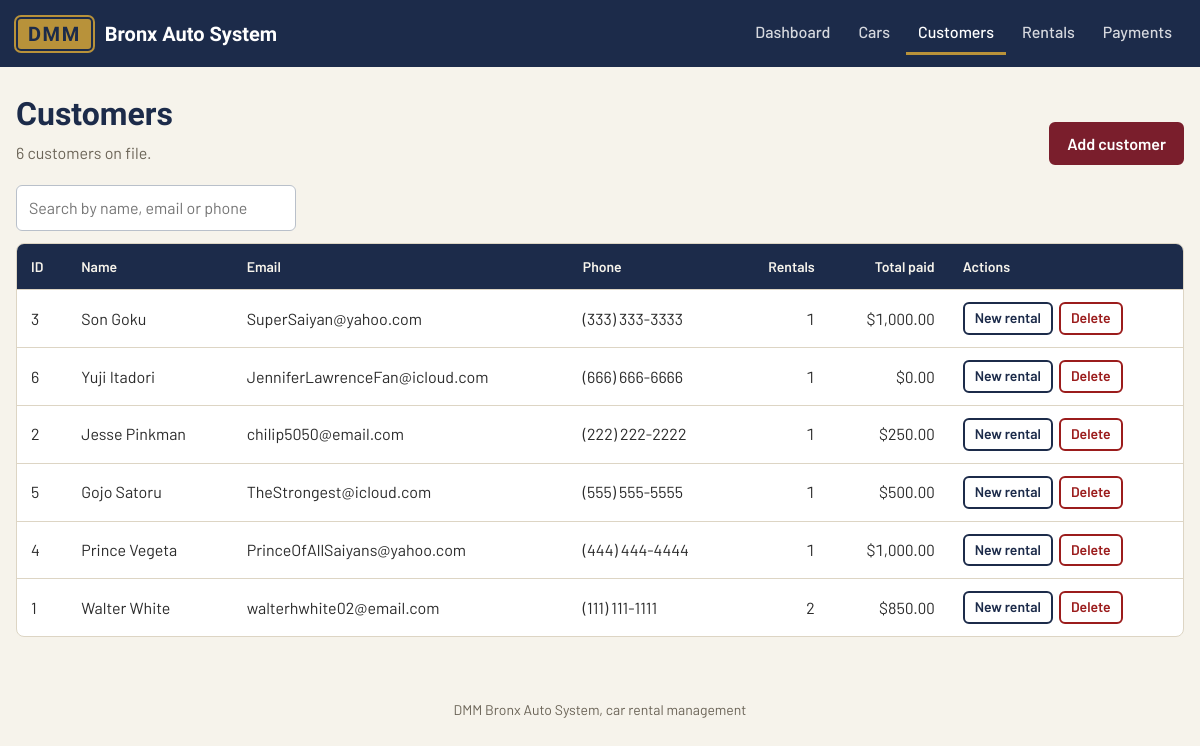
The app's page /view_customers.php with its own data.
### tables this page shows
CREATE TABLE customers (
    customer_id  INT           NOT NULL AUTO_INCREMENT,
    first_name   VARCHAR(50)   NOT NULL,
    last_name    VARCHAR(50)   NOT NULL,
    email        VARCHAR(100)  NOT NULL,
    phone        VARCHAR(15)   NOT NULL,
    PRIMARY KEY (customer_id),
    CONSTRAINT uq_customers_email UNIQUE (email)
);

### includes/functions.php (called while the page is built, shortened)
<?php
function e($value): string
{
    return htmlspecialchars((string) $value, ENT_QUOTES, "UTF-8");
}
function money($amount): string
{
    return "$" . number_format((float) $amount, 2);
}

### view_customers.php (the view, shortened to what this page needs)
<?php
require_once __DIR__ . "/includes/functions.php";
require_once __DIR__ . "/includes/db_connect.php";
$sql = "
    SELECT cu.customer_id, cu.first_name, cu.last_name, cu.email, cu.phone,
           COUNT(DISTINCT r.rental_id) AS rental_count,
           COALESCE(SUM(p.amount), 0)  AS total_paid
    FROM customers cu
    LEFT JOIN rentals r  ON r.customer_id = cu.customer_id
    LEFT JOIN payments p ON p.rental_id = r.rental_id
    GROUP BY cu.customer_id, cu.first_name, cu.last_name, cu.email, cu.phone
    ORDER BY cu.last_name, cu.first_name";
$customers = $conn->query($sql)->fetch_all(MYSQLI_ASSOC);
function format_phone(string $digits): string
{
    if (strlen($digits) === 10) {
        return "(" . substr($digits, 0, 3) . ") " . substr($digits, 3, 3) . "-" . substr($digits, 6);
    }
    return $digits;
}
require __DIR__ . "/includes/header.php";
?>
<div class="page-head">
    <div>
        <h1>Customers</h1>
        <p><?= count($customers) ?> customers on file.</p>
    </div>
    <div class="page-actions">
        <a class="btn" href="add_customer.php">Add customer</a>
    </div>
</div>
<div class="toolbar">
    <input type="search" placeholder="Search by name, email or phone" aria-label="Search customers" data-table-search="#customers-table">
</div>
<div class="table-wrap">
    <table class="stack" id="customers-table">
        <thead>
            <tr>
                <th>ID</th>
                <th>Name</th>
                <th>Email</th>
                <th>Phone</th>
                <th class="num">Rentals</th>
                <th class="num">Total paid</th>
                <th>Actions</th>
            </tr>
        </thead>
        <tbody>
        <?php foreach ($customers as $c): ?>
            <tr>
                <td data-label="ID"><?= (int) $c["customer_id"] ?></td>
                <td data-label="Name"><?= e($c["first_name"] . " " . $c["last_name"]) ?></td>
                <td data-label="Email"><?= e($c["email"]) ?></td>
                <td data-label="Phone"><?= e(format_phone($c["phone"])) ?></td>
                <td data-label="Rentals" class="num"><?= (int) $c["rental_count"] ?></td>
                <td data-label="Total paid" class="num"><?= e(money($c["total_paid"])) ?></td>
                <td data-label="Actions">
                    <div class="actions">
                        <a class="btn btn-small btn-secondary" href="add_rental.php?customer_id=<?= (int) $c["customer_id"] ?>">New rental</a>
                        <form class="inline-form" method="POST" action="delete_customer.php"
                              data-confirm="Delete <?= e($c["first_name"] . " " . $c["last_name"]) ?>? This can't be undone.">
                            <button type="submit" class="btn btn-small btn-danger">Delete</button>
                        </form>
                    </div>
                </td>
            </tr>
        <?php endforeach; ?>
        </tbody>
    </table>
</div>
<?php require __DIR__ . "/includes/footer.php"; ?>

### assets/css/style.css (style rules this page uses)
:root { --navy: #1c2b4a; --navy-soft: #2c3e63; --burgundy: #7a1e2c; --burgundy-dark: #5e1621; --gold: #b8923a; --page: #f6f3eb; --surface: #ffffff; --line: #ddd5c4; --head: #f1ece1; --text: #2b2b2b; --muted: #6b6457; --green: #2e6b3f; --green-bg: #e6efe5; --blue: #1c4f8a; --blue-bg: #e3eaf3; --amber: #8a4a1c; --amber-bg: #f5e8d8; --red: #9b1c1c; --red-bg: #f7e4e1; --radius: 8px; --font: "Barlow", system-ui, -apple-system, "Segoe UI", Roboto, sans-serif; --font-head: "Barlow Semi Condensed", "Barlow", system-ui, sans-serif; }
* { box-sizing: border-box; }
body { margin: 0; font-family: var(--font); font-size: 16px; line-height: 1.5; color: var(--text); background: var(--page); }
h1, h2, h3 { font-family: var(--font-head); color: var(--navy); line-height: 1.2; margin: 0 0 8px; }
h1 { font-size: 2rem; }
a { color: var(--blue); }
.page-head { display: flex; align-items: flex-end; justify-content: space-between; gap: 16px; flex-wrap: wrap; margin-bottom: 20px; }
.page-head p { margin: 0; color: var(--muted); }
.page-actions { display: flex; gap: 8px; flex-wrap: wrap; }
.btn { display: inline-block; font: inherit; font-weight: 600; line-height: 1.2; text-decoration: none; text-align: center; color: #fff; background: var(--burgundy); border: 2px solid var(--burgundy); border-radius: 6px; padding: 10px 16px; cursor: pointer; }
.btn-secondary { color: var(--navy); background: var(--surface); border-color: var(--navy); }
.btn-small { font-size: 0.875rem; padding: 6px 10px; }
.btn-danger { color: var(--red); background: var(--surface); border-color: var(--red); }
.inline-form { display: inline; margin: 0; }
.actions { display: flex; gap: 6px; flex-wrap: wrap; }
input[type="text"], input[type="email"], input[type="tel"], input[type="date"], input[type="number"], input[type="search"], select { width: 100%; font: inherit; color: var(--text); background: #fff; padding: 10px 12px; border: 1px solid #b9c0ca; border-radius: 6px; }
.toolbar { display: flex; align-items: center; justify-content: space-between; gap: 12px; flex-wrap: wrap; margin-bottom: 12px; }
.toolbar input[type="search"] { max-width: 280px; }
.table-wrap { background: var(--surface); border: 1px solid var(--line); border-radius: var(--radius); overflow-x: auto; }
table { width: 100%; border-collapse: collapse; }
th, td { padding: 12px 14px; text-align: left; vertical-align: middle; border-bottom: 1px solid var(--line); }
th { background: var(--navy); color: #f6f3eb; font-size: 0.875rem; font-weight: 600; white-space: nowrap; }
tbody tr:last-child td { border-bottom: 0; }
.num { text-align: right; font-variant-numeric: tabular-nums; white-space: nowrap; }

### records on screen
customers: customer_id "3", first_name+last_name "Son Goku", email "SuperSaiyan@yahoo.com", phone "(333) 333-3333", rental_count "1", total_paid "$1,000.00"
customers: customer_id "6", first_name+last_name "Yuji Itadori", email "JenniferLawrenceFan@icloud.com", phone "(666) 666-6666", rental_count "1", total_paid "$0.00"
customers: customer_id "2", first_name+last_name "Jesse Pinkman", email "chilip5050@email.com", phone "(222) 222-2222", rental_count "1", total_paid "$250.00"
customers: customer_id "5", first_name+last_name "Gojo Satoru", email "TheStrongest@icloud.com", phone "(555) 555-5555", rental_count "1", total_paid "$500.00"
customers: customer_id "4", first_name+last_name "Prince Vegeta", email "PrinceOfAllSaiyans@yahoo.com", phone "(444) 444-4444", rental_count "1", total_paid "$1,000.00"
customers: customer_id "1", first_name+last_name "Walter White", email "walterhwhite02@email.com", phone "(111) 111-1111", rental_count "2", total_paid "$850.00"

### other values on screen
$label "Dashboard"
$label "Cars"
$label "Customers"
$label "Rentals"
$label "Payments"
count($customers) "6"
